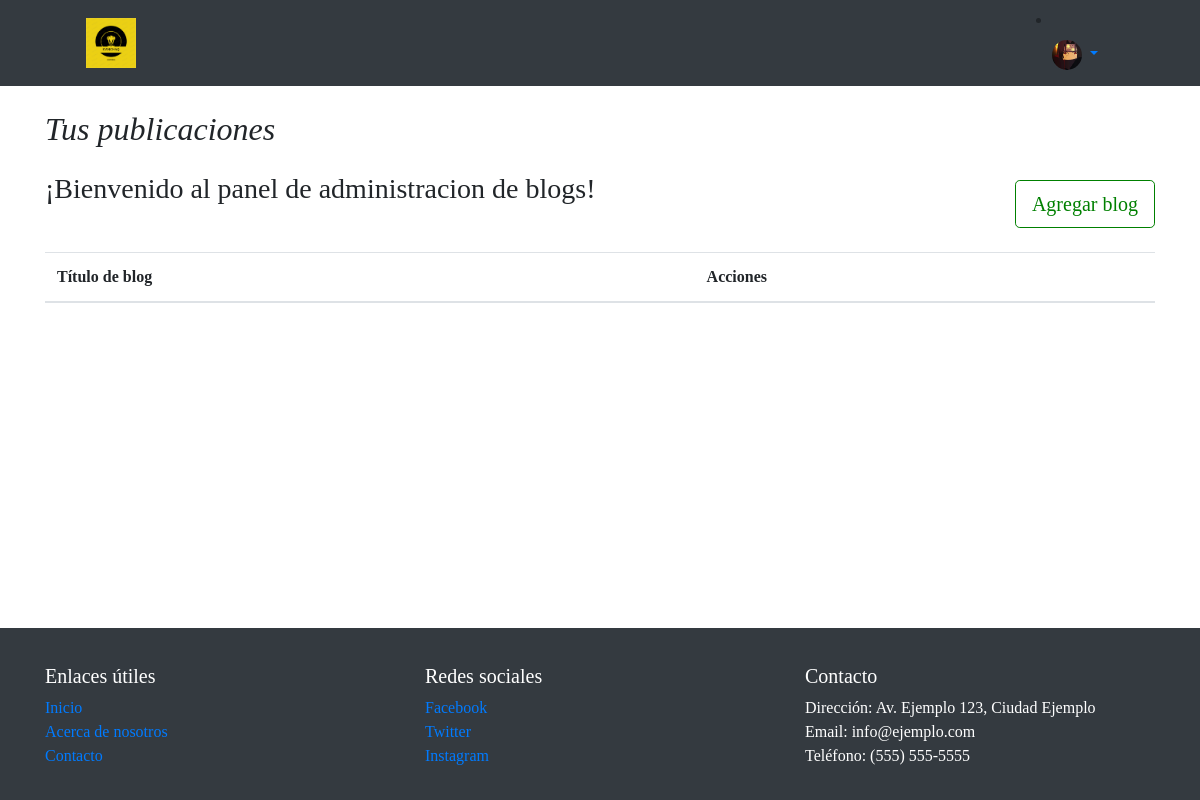
The app's page /post/posts (signed in), older data.
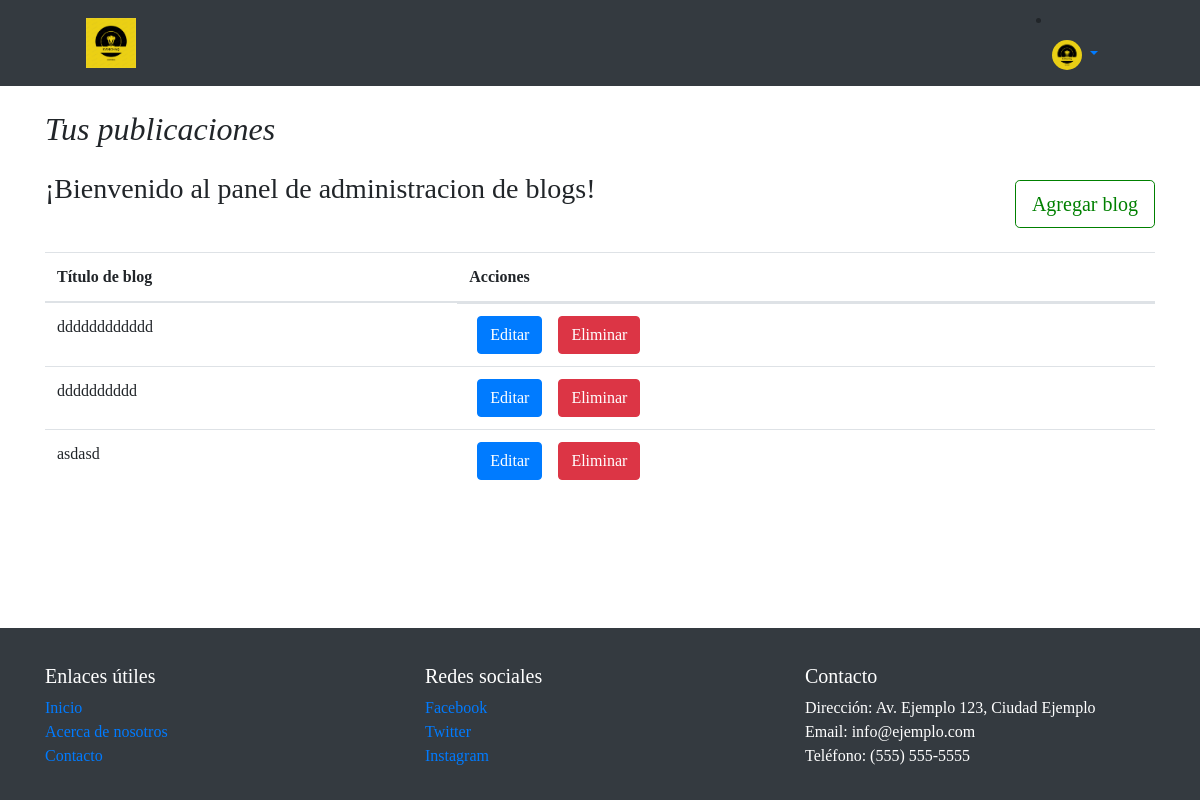
The same page, newer data.
### blogr/models.py (models this page shows, shortened)
class User(db.Model):
    __tablename__ = 'users'
    id = db.Column(db.Integer, primary_key=True)
    username = db.Column(db.String(50), unique=True, nullable=False)
    email = db.Column(db.String(120), unique=True, nullable=False)
    password = db.Column(db.Text, nullable=False)
    photo = db.Column(db.String(200), default=None)

class Post(db.Model):
    __tablename__ = 'posts'
    id = db.Column(db.Integer, primary_key=True)
    author_id = db.Column(db.Integer, db.ForeignKey('users.id'), nullable=False)
    url = db.Column(db.String(200), nullable=False, unique=True)
    title = db.Column(db.String(100), nullable=False)
    info = db.Column(db.Text, nullable=False)
    content = db.Column(db.Text, nullable=False)
    created_at = db.Column(db.DateTime, default=datetime.utcnow, nullable=False)
    author = db.relationship(User, backref=db.backref('posts', lazy=True))

### blogr/post.py (the view)
@bp.route('/posts')
@login_required
def posts():
    posts = Post.query.all()
    return render_template('admin/post.html',posts= posts)

### blogr/auth.py (called while the page is built)
def login_required(view):
    @functools.wraps(view)
    def wrapped_view(**kwargs):
        if g.user is None:
            return redirect(url_for('auth.login',id=id))
        return view(**kwargs)
    return wrapped_view

@bp.before_app_request
def load_logged_in_user():
    user_id = session.get('user_id')
    if user_id is not None:
        g.user = User.query.get(user_id)
    else:
        pass  # abort(404)

### blogr/templates/admin/post.html (shortened to what this page needs)
{% extends 'base.html' %}
{% block content %}
<div class="container">
  <h2 class="my-4">Tus publicaciones</h2>
  <div class="row mb-4">
    <div class="col-12">
      <h3 class="d-inline-block mr-3">¡Bienvenido al panel de administracion de blogs!</h3>
      <a href="{{ url_for('post.create')}}" class="btn btn-success float-right mt-2 btn-lg"
        style="border-color: green; color: green; background-color: white;">Agregar blog</a>
    </div>
  </div>
  <table class="table">
    <thead>
      <tr>
        <th scope="col">Título de blog</th>
        <th scope="col">Acciones</th>
      </tr>
    </thead>
    <tbody>
      {% for post in posts | reverse %}
      {% if g.user.id == post.author_id %}
      <tr>
        <td>{{ post.title }}</td>
        <td class="d-flex justify-content">
          <a href="{{ url_for('post.update', id=post.id) }}" class="btn btn-primary mx-2">Editar</a>
          <form action="{{ url_for('post.delete', id=post.id) }}" method="post"
            onsubmit="return confirm('¿Estás seguro de que deseas eliminar esta publicación?')">
            <button type="submit" class="btn btn-danger mx-2">Eliminar</button> <br>
          </form> <br>
        </td>
      </tr>
      {% endif %}
      {% endfor %}
    </tbody>
  </table>
</div>
{% endblock %}

### blogr/templates/base.html (shortened to what this page needs)
<!DOCTYPE html>
<html lang="en">
<head>
    <link rel="stylesheet" href="https://maxcdn.bootstrapcdn.com/bootstrap/4.0.0/css/bootstrap.min.css">
    <link rel="stylesheet" href="{{ url_for('static', filename='css/footer.css') }}">
</head>
<body>
  <header>
    <nav class="navbar navbar-expand-lg navbar-dark bg-dark">
      <a class="navbar-brand" href="{{ url_for('home.index') }}">
        <img src="{{ url_for('static', filename='img/KANCHAQ.png') }}" width="50" height="50" alt="LOGO-KANCHAQ" style="margin-left: 70px;">
      </a>
      <div class="collapse navbar-collapse justify-content-end"  id="navbarSupportedContent"  style="margin-right: 70px;" >
        {% if not g.user %}
        <ul class="navbar-nav">
          <li class="nav-item active">
            <a class="nav-link btn btn-outline-light mr-2 btn-lg" href="{{ url_for('auth.login') }}">Iniciar Sesión</a>
          </li>
          <li class="nav-item">
            <a class="btn btn-warning btn-lg" href="{{ url_for('auth.register') }}">Registrarse</a>
          </li>
        {% else %}
          <li class="nav-item dropdown">
            <a class="nav-link dropdown-toggle" href="" id="navbarDropdown" role="button" data-toggle="dropdown" aria-haspopup="true" aria-expanded="false">
              {% if g.user.photo is none %}
                <img src="{{ url_for('static', filename='img/itachi.jpg') }}" width="30" height="30" alt="foto-perfil" class="rounded-circle">
              {% else %}
                <img src="{{ url_for('static', filename= g.user.photo) }}" width="30" height="30" alt="foto-perfil" class="rounded-circle">
              {% endif %}
            </a>
          </li>
        {% endif %}
      </div>
    </nav>
  </header>
  {% block content %}
  {% endblock %}
</body>
<footer class="bg-dark text-white py-3">
    <div class="container">
      <div class="row">
        <div class="col-md-4">
          <h5>Enlaces útiles</h5>
          <ul class="list-unstyled">
            <li><a href="#">Inicio</a></li>
            <li><a href="#">Acerca de nosotros</a></li>
            <li><a href="#">Contacto</a></li>
          </ul>
        </div>
        <div class="col-md-4">
          <h5>Redes sociales</h5>
          <ul class="list-unstyled">
            <li><a href="#">Facebook</a></li>
            <li><a href="#">Twitter</a></li>
            <li><a href="#">Instagram</a></li>
          </ul>
        </div>
        <div class="col-md-4">
          <h5>Contacto</h5>
          <ul class="list-unstyled">
            <li> Dirección: Av. Ejemplo 123, Ciudad Ejemplo</li>
            <li> Email: info@ejemplo.com</li>
            <li> Teléfono: (555) 555-5555</li>
          </ul>
        </div>
      </div>
    </div>
</footer>
</html>

Row changes from the older to the newer data that the page shows:
now on this page (row edited): User: photo (picture)
added Post: title "dddddddddddd"
added Post: title "dddddddddd"
added Post: title "asdasd"
